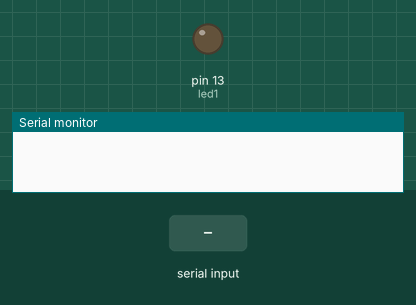
Bench run of a sketch on a simulated Arduino Uno, built with avr-gcc and run on an emulated ATmega328P. Shown: output pins drawn as LEDs (lit = HIGH), the last lines printed to the serial monitor. Inputs (shaded band) come from the test bench.

Above: at 1.2 s.
1.3 s: "*start" received over Serial
At 2.1 s:
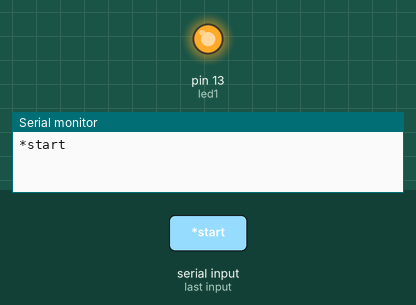
2.8 s: "*stop" received over Serial
At 4.0 s:
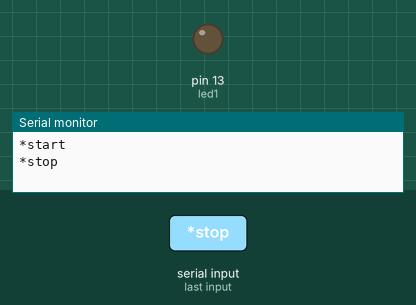
Timing chart, 0 to 5.8 s (numbered marks = the images above; inputs shaded):
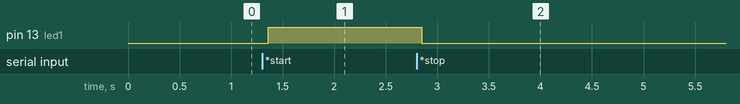

The sketch:

control_any_digital_output_using_Voice_commands.ino
```cpp
String voice;
int
led1 = 13; //Connect LED 1 To Pin #2
//--------------------------Call A Function-------------------------------//
void allon(){
     digitalWrite(led1, HIGH);
}
void alloff(){
     digitalWrite(led1, LOW);
}
//-----------------------------------------------------------------------//
void setup() {
  Serial.begin(9600);
  pinMode(led1, OUTPUT);
}
//-----------------------------------------------------------------------//
void loop() {
  while (Serial.available()){  //Check if there is an available byte to read
  delay(10); //Delay added to make thing stable
  char c = Serial.read(); //Conduct a serial read
  if (c == '#') {break;} //Exit the loop when the # is detected after the word
  voice += c; //Shorthand for voice = voice + c
  }
  if (voice.length() > 0) {
    Serial.println(voice);
  if(voice == "*start") {digitalWrite(led1, HIGH);}
  else if(voice == "*stop") {digitalWrite(led1, LOW);}
voice="";}}
```

Measured:
- after the input at 1.3 s, pin 13 (led1): LOW → HIGH after 0.06 s
- after the input at 2.8 s, pin 13 (led1): HIGH → LOW after 0.05 s
